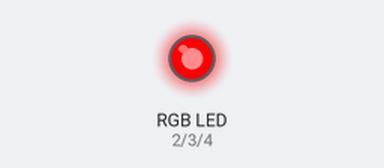
The sketch below on a simulated Arduino Uno, built with avr-gcc and run on an emulated ATmega328P. Parts: an RGB LED mixed from three pins (HIGH = lit).

Above: at 0.16 s.
At 0.83 s:
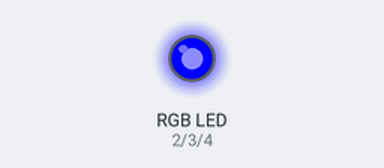
At 2.49 s:
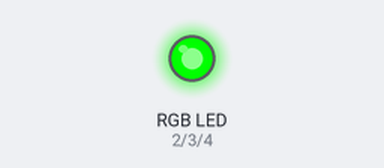
Timing chart, 0 to 3.1 s (numbered marks = the images above):
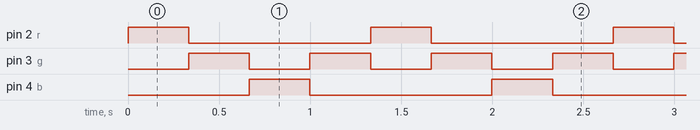

The sketch:

swagLedIsSwag.ino
```cpp
int r = 2;
int g = 3;
int b = 4;

int delayTime = 333;

void setup() {
  pinMode(r, OUTPUT);
  pinMode(g, OUTPUT);
  pinMode(b, OUTPUT);
}


void loop() {
  rgbLight(1,0,0);
  delay(delayTime);
  rgbLight(0,1,0);
  delay(delayTime);
  rgbLight(0,0,1);
  delay(delayTime);
  rgbLight(0,1,0);
  delay(delayTime);
}

void rgbLight(boolean rof, boolean gof, boolean bof) {
  digitalWrite(r, rof);
  digitalWrite(g, gof);
  digitalWrite(b, bof);
}
```

Measured:
- by itself, pin 2 (r), pin 4 (b): alternates HIGH for 0.33 s and LOW for 1.0 s
- by itself, pin 3 (g): alternates HIGH for 0.33 s and LOW for 0.33 s
- by itself, everything shown: repeats every 1.3 s, in 4 steps
